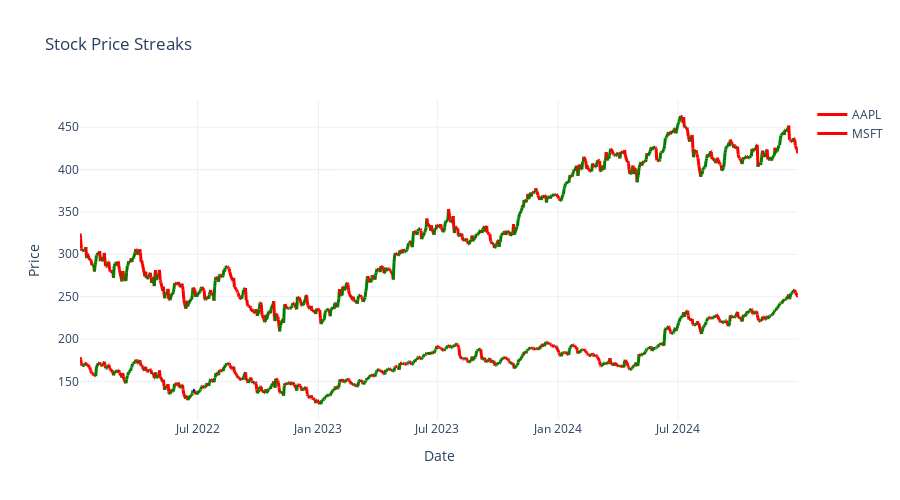

Notebook cell for this chart:
### Code cell
# --- Highlight Price Streaks ---
def highlight_streaks(df, stock_cols, title="Stock Price Streaks"):
    fig = go.Figure()
    for col in stock_cols:
        changes = df[col].diff().fillna(0)
        for i in range(1, len(df)):
            color = 'green' if changes.iloc[i] > 0 else ('red' if changes.iloc[i] < 0 else 'blue')
            fig.add_trace(go.Scatter(x=df['Date'].iloc[i-1:i+1], y=df[col].iloc[i-1:i+1],
                                     mode='lines', line=dict(color=color, width=3),
                                     showlegend=i == len(df)-1, name=col if i == len(df)-1 else None))
    fig.update_layout(title=title, xaxis_title="Date", yaxis_title="Price", template="plotly_white", width=900, height=500)
    fig.show()

# Example usage:
highlight_streaks(pivot.reset_index(), ['AAPL', 'MSFT'])
